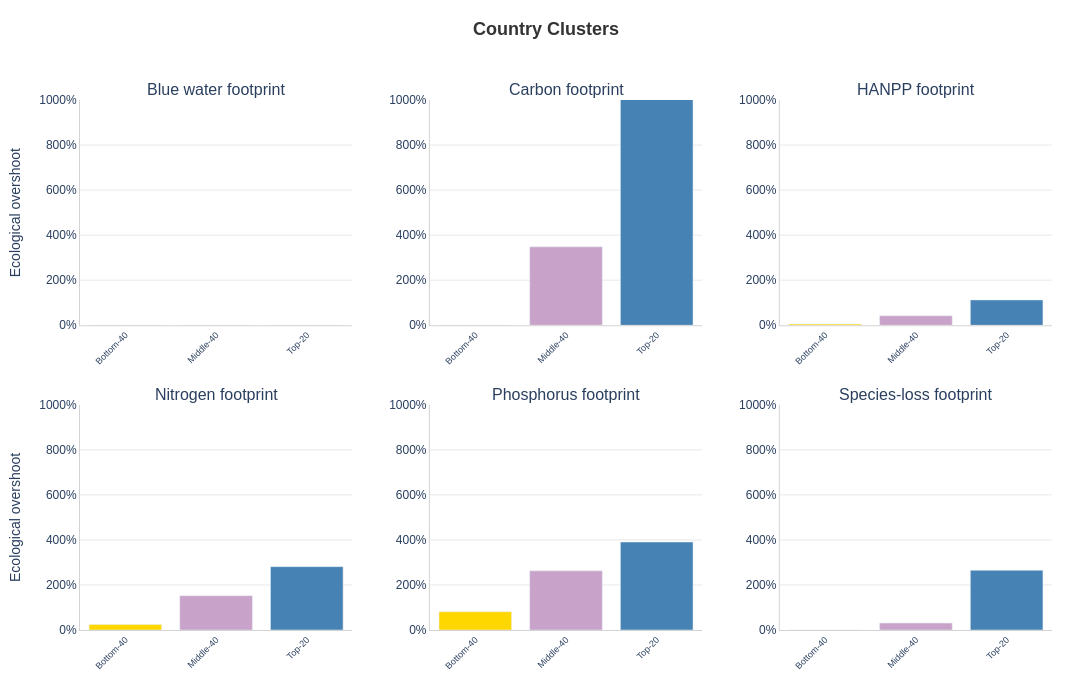

The notebook cell saved with this chart:
### Markdown cell above
* Finally, let's harmonise the y axis across all subplots and add categorical labels for the overshoot labels.

### Code cell
for r in [1, 2]:
    for c in [1, 2, 3]:
        fig.update_yaxes(
            range=[0, 1000],
            tickvals=[0, 200, 400, 600, 800, 1000],
            ticktext=['0%', '200%', '400%', '600%', '800%', '1000%'],
            showgrid=True,
            gridcolor='lightgray',
            gridwidth=0.5,
            showline=True,
            linewidth=1,
            linecolor='lightgray',
            row=r, col=c
        )

fig.update_yaxes(title_text="Ecological overshoot", row=1, col=1)
fig.update_yaxes(title_text="Ecological overshoot", row=2, col=1)

fig.update_xaxes(
    tickangle=-45,
    tickfont=dict(size=9),
    showline=True,
    linewidth=1,
    linecolor='lightgray',
    showgrid=False
)

fig.update_layout(
    title={
        'text': '<b>Country Clusters</b><br>',
        'font': {'size': 18, 'color': '#333', 'family': 'Arial'},
        'x': 0.5,
        'y': 0.95,
        'xanchor': 'center'
    },
    height=700,
    width=1200,
    showlegend=False,
    legend=dict(
        orientation="h",
        yanchor="bottom",
        y=-0.1,
        xanchor="center",
        x=0.5,
        font=dict(size=11)
    ),
    plot_bgcolor='white',
    paper_bgcolor='white',
    font=dict(family="Arial, sans-serif"),
    margin=dict(t=100, b=70, l=80, r=40)
)

fig.show()
fig.write_image("outputs/3-eco-country-clusters.svg")

### Figure 1 — Plotly figure (JSON) as saved in the notebook; plotly's stock layout.template omitted (floating-point values rounded to 4 significant figures)
{"data": [{"hovertemplate": "<b>%{x}</b><br>Overshoot: %{y:.1f}%", "legendgroup": "clusters", "marker": {"color": ["#FFD700", "#C8A2C8", "#4682B4"]}, "name": "Bottom-40", "showlegend": true, "type": "bar", "x": ["Bottom-40", "Middle-40", "Top-20"], "xaxis": "x", "y": [0.0, 0.0, 0.0], "yaxis": "y"}, {"hovertemplate": "<b>%{x}</b><br>Overshoot: %{y:.1f}%", "legendgroup": "clusters", "marker": {"color": ["#FFD700", "#C8A2C8", "#4682B4"]}, "name": "Bottom-40", "showlegend": false, "type": "bar", "x": ["Bottom-40", "Middle-40", "Top-20"], "xaxis": "x2", "y": [0.0, 348.1, 1126.0], "yaxis": "y2"}, {"hovertemplate": "<b>%{x}</b><br>Overshoot: %{y:.1f}%", "legendgroup": "clusters", "marker": {"color": ["#FFD700", "#C8A2C8", "#4682B4"]}, "name": "Bottom-40", "showlegend": false, "type": "bar", "x": ["Bottom-40", "Middle-40", "Top-20"], "xaxis": "x3", "y": [5.184, 41.83, 112.4], "yaxis": "y3"}, {"hovertemplate": "<b>%{x}</b><br>Overshoot: %{y:.1f}%", "legendgroup": "clusters", "marker": {"color": ["#FFD700", "#C8A2C8", "#4682B4"]}, "name": "Bottom-40", "showlegend": false, "type": "bar", "x": ["Bottom-40", "Middle-40", "Top-20"], "xaxis": "x4", "y": [24.68, 152.2, 281.3], "yaxis": "y4"}, {"hovertemplate": "<b>%{x}</b><br>Overshoot: %{y:.1f}%", "legendgroup": "clusters", "marker": {"color": ["#FFD700", "#C8A2C8", "#4682B4"]}, "name": "Bottom-40", "showlegend": false, "type": "bar", "x": ["Bottom-40", "Middle-40", "Top-20"], "xaxis": "x5", "y": [80.74, 262.5, 390.4], "yaxis": "y5"}, {"hovertemplate": "<b>%{x}</b><br>Overshoot: %{y:.1f}%", "legendgroup": "clusters", "marker": {"color": ["#FFD700", "#C8A2C8", "#4682B4"]}, "name": "Bottom-40", "showlegend": false, "type": "bar", "x": ["Bottom-40", "Middle-40", "Top-20"], "xaxis": "x6", "y": [0.0, 30.65, 264.9], "yaxis": "y6"}], "layout": {"annotations": [{"font": {"size": 16}, "showarrow": false, "text": "Blue water footprint", "x": 0.14, "xanchor": "center", "xref": "paper", "y": 1, "yanchor": "bottom", "yref": "paper"}, {"font": {"size": 16}, "showarrow": false, "text": "Carbon footprint", "x": 0.5, "xanchor": "center", "xref": "paper", "y": 1, "yanchor": "bottom", "yref": "paper"}, {"font": {"size": 16}, "showarrow": false, "text": "HANPP footprint", "x": 0.86, "xanchor": "center", "xref": "paper", "y": 1, "yanchor": "bottom", "yref": "paper"}, {"font": {"size": 16}, "showarrow": false, "text": "Nitrogen footprint", "x": 0.14, "xanchor": "center", "xref": "paper", "y": 0.425, "yanchor": "bottom", "yref": "paper"}, {"font": {"size": 16}, "showarrow": false, "text": "Phosphorus footprint", "x": 0.5, "xanchor": "center", "xref": "paper", "y": 0.425, "yanchor": "bottom", "yref": "paper"}, {"font": {"size": 16}, "showarrow": false, "text": "Species-loss footprint", "x": 0.86, "xanchor": "center", "xref": "paper", "y": 0.425, "yanchor": "bottom", "yref": "paper"}], "font": {"family": "Arial, sans-serif"}, "height": 700, "legend": {"font": {"size": 11}, "orientation": "h", "x": 0.5, "xanchor": "center", "y": -0.1, "yanchor": "bottom"}, "margin": {"b": 70, "l": 80, "r": 40, "t": 100}, "paper_bgcolor": "white", "plot_bgcolor": "white", "showlegend": false, "title": {"font": {"color": "#333", "family": "Arial", "size": 18}, "text": "<b>Country Clusters</b><br>", "x": 0.5, "xanchor": "center", "y": 0.95}, "width": 1200, "xaxis": {"anchor": "y", "domain": [0, 0.28], "linecolor": "lightgray", "linewidth": 1, "showgrid": false, "showline": true, "tickangle": -45, "tickfont": {"size": 9}}, "xaxis2": {"anchor": "y2", "domain": [0.36, 0.64], "linecolor": "lightgray", "linewidth": 1, "showgrid": false, "showline": true, "tickangle": -45, "tickfont": {"size": 9}}, "xaxis3": {"anchor": "y3", "domain": [0.72, 1], "linecolor": "lightgray", "linewidth": 1, "showgrid": false, "showline": true, "tickangle": -45, "tickfont": {"size": 9}}, "xaxis4": {"anchor": "y4", "domain": [0, 0.28], "linecolor": "lightgray", "linewidth": 1, "showgrid": false, "showline": true, "tickangle": -45, "tickfont": {"size": 9}}, "xaxis5": {"anchor": "y5", "domain": [0.36, 0.64], "linecolor": "lightgray", "linewidth": 1, "showgrid": false, "showline": true, "tickangle": -45, "tickfont": {"size": 9}}, "xaxis6": {"anchor": "y6", "domain": [0.72, 1], "linecolor": "lightgray", "linewidth": 1, "showgrid": false, "showline": true, "tickangle": -45, "tickfont": {"size": 9}}, "yaxis": {"anchor": "x", "domain": [0.575, 1], "gridcolor": "lightgray", "gridwidth": 0.5, "linecolor": "lightgray", "linewidth": 1, "range": [0, 1000], "showgrid": true, "showline": true, "ticktext": ["0%", "200%", "400%", "600%", "800%", "1000%"], "tickvals": [0, 200, 400, 600, 800, 1000], "title": {"text": "Ecological overshoot"}}, "yaxis2": {"anchor": "x2", "domain": [0.575, 1], "gridcolor": "lightgray", "gridwidth": 0.5, "linecolor": "lightgray", "linewidth": 1, "range": [0, 1000], "showgrid": true, "showline": true, "ticktext": ["0%", "200%", "400%", "600%", "800%", "1000%"], "tickvals": [0, 200, 400, 600, 800, 1000]}, "yaxis3": {"anchor": "x3", "domain": [0.575, 1], "gridcolor": "lightgray", "gridwidth": 0.5, "linecolor": "lightgray", "linewidth": 1, "range": [0, 1000], "showgrid": true, "showline": true, "ticktext": ["0%", "200%", "400%", "600%", "800%", "1000%"], "tickvals": [0, 200, 400, 600, 800, 1000]}, "yaxis4": {"anchor": "x4", "domain": [0, 0.425], "gridcolor": "lightgray", "gridwidth": 0.5, "linecolor": "lightgray", "linewidth": 1, "range": [0, 1000], "showgrid": true, "showline": true, "ticktext": ["0%", "200%", "400%", "600%", "800%", "1000%"], "tickvals": [0, 200, 400, 600, 800, 1000], "title": {"text": "Ecological overshoot"}}, "yaxis5": {"anchor": "x5", "domain": [0, 0.425], "gridcolor": "lightgray", "gridwidth": 0.5, "linecolor": "lightgray", "linewidth": 1, "range": [0, 1000], "showgrid": true, "showline": true, "ticktext": ["0%", "200%", "400%", "600%", "800%", "1000%"], "tickvals": [0, 200, 400, 600, 800, 1000]}, "yaxis6": {"anchor": "x6", "domain": [0, 0.425], "gridcolor": "lightgray", "gridwidth": 0.5, "linecolor": "lightgray", "linewidth": 1, "range": [0, 1000], "showgrid": true, "showline": true, "ticktext": ["0%", "200%", "400%", "600%", "800%", "1000%"], "tickvals": [0, 200, 400, 600, 800, 1000]}}}
